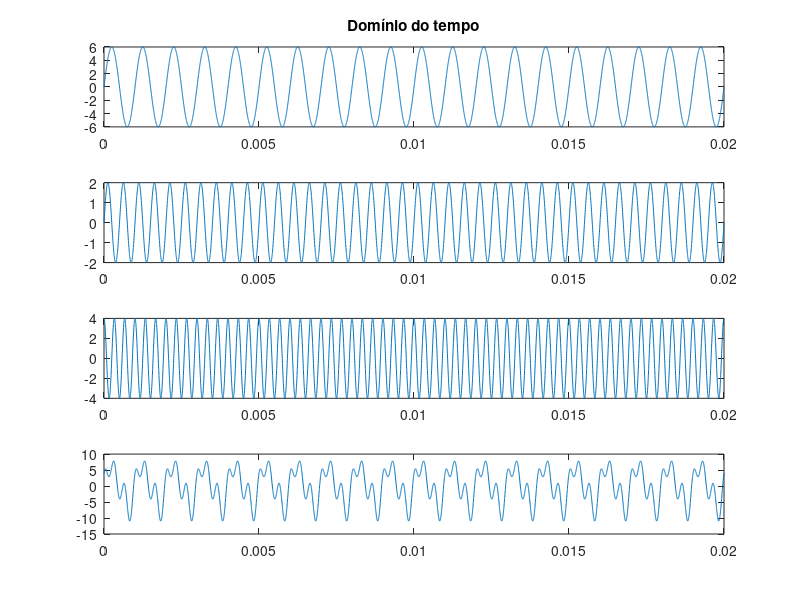
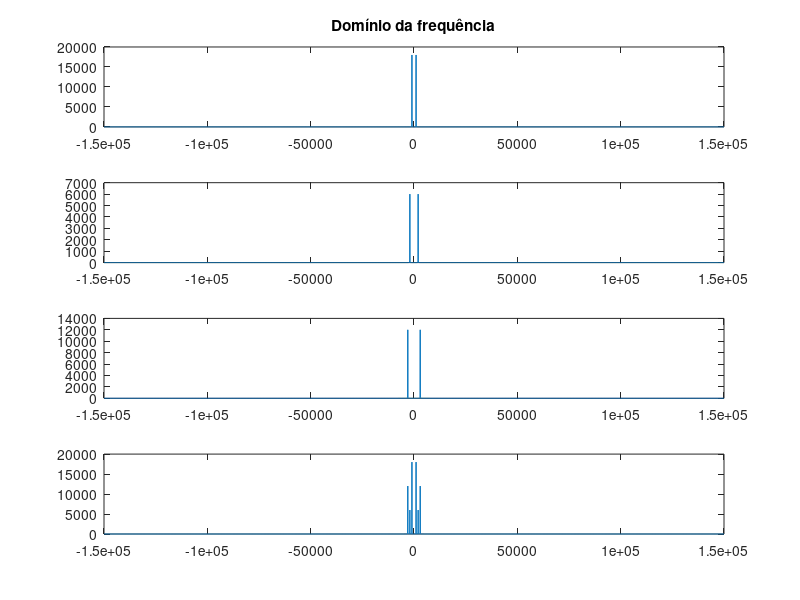
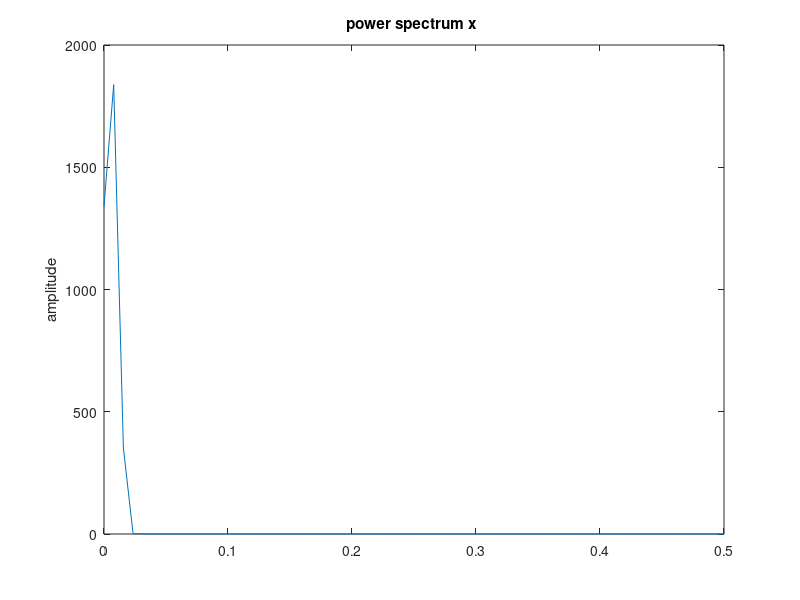

Recreate these plots in MATLAB, in order.
%% Exercicio 1 Aula 4 - 03/08/18
clear all;
close all;
clc;

%% Gerando o sinal s(t)
f1 = 1000;
f2 = 2000;
f3 = 3000;
fa = 100*f3;



t = [0:1/fa:20e-3]; 
s1 = 6*sin(2*pi*f1*t);
s2 = 2*sin(2*pi*f2*t);
s3 = 4*cos(2*pi*f3*t);
s = s1 + s2 + s3;
figure(1)
subplot(411)
plot (t, s1)
title('Domínio do tempo')
subplot(412)
plot (t, s2)
subplot(413)
plot (t, s3)
subplot(414)
plot (t, s)

%% Transformada 
L = length(t)-1;
f = ([-L/2:L/2]/L)*fa;


figure(2)
subplot(411)
Y1 = fft(s1);
Y1 = fftshift(Y1);
plot(f,abs(Y1));
title('Domínio da frequência')
subplot(412)
Y2 = fft(s2);
Y2 = fftshift(Y2);
plot(f,abs(Y2));
subplot(413)
Y3 = fft(s3);
Y3 = fftshift(Y3);
plot(f,abs(Y3));
subplot(414)
Y = fft(s);
Y = fftshift(Y);
plot(f,abs(Y));


%% Calculando a Potencias

pot_s = (1/length(s))*(sum(s.^2));

pot_media = norm(s);
%% Densidade Espectral de Potência
figure(3)
pwelch(s)